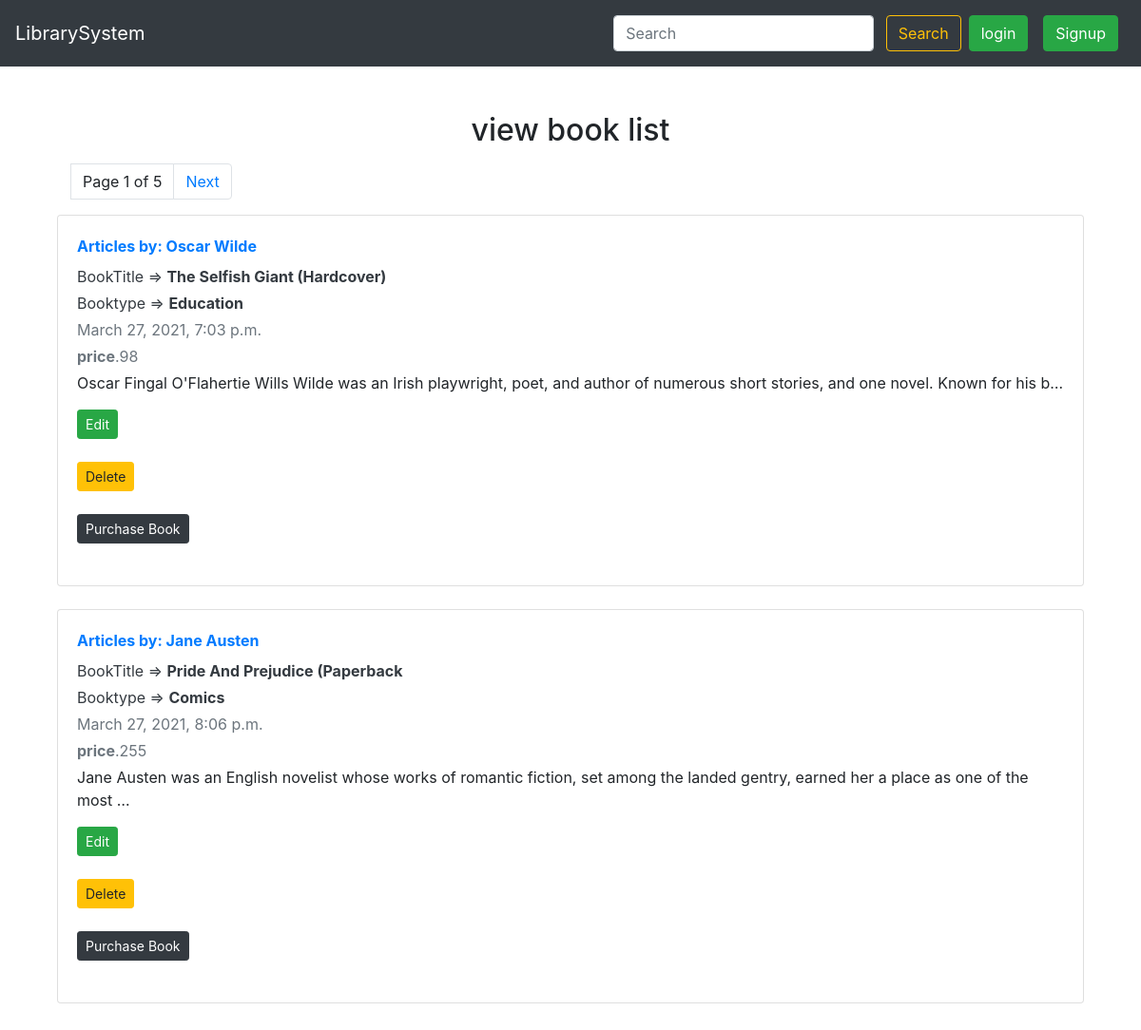
The app's page /viewbook with its own data.
### lib_app/models.py (models this page shows)
class Book(models.Model):
    catchoice= [
        ('education', 'Education'),
        ('entertainment', 'Entertainment'),
        ('comics', 'Comics'),
        ('biography', 'Biographie'),
        ('history', 'History'),
        ]
    bookid = models.AutoField(primary_key=True)
    name=models.CharField(max_length=30)
    author=models.CharField(max_length=40)
    category=models.CharField(max_length=30,choices=catchoice,default='Education')
    bookprice= models.DecimalField(decimal_places=0, max_digits=10000, null=True)
    bookdesc=models.TextField(max_length=500)
    timeStamp = models.DateTimeField(auto_now_add=True ,blank=True)
    require_date = models.DateTimeField(auto_now_add=True,blank=True, null=True)
    Tenatative_Return_Date = models.DateTimeField(auto_now_add=True,blank=True, null=True)
    def __str__(self):
        return str(self.name)

### lib_app/views.py (the view)
# urls.py: path('viewbook', views.viewbook, name='viewbook'),
def viewbook(request):
    post1 = Book.objects.all()
    print(post1)
    paginator = Paginator(post1, 2)
    page = request.GET.get('page')
    try:
        posts = paginator.page(page)
    except PageNotAnInteger:
        posts = paginator.page(1)
    except EmptyPage:
        posts = paginator.page(paginator.num_pages)
    return render(request, 'viewbook.html',{'page':page,'posts':posts})

### templates/viewbook.html (shortened to what this page needs)
{% extends 'base.html' %}
{% block body %}
<div class="container my-5">
<div class="container-fluid my-3">
    <h2 class="text-center my-3">view book list</h2>
{%	include	"pagination.html"	with	page=posts	%}
    {% for i in posts %}
    <div class="card flex-md-row mb-4 box-shadow h-md-250">
        <div class="card-body d-flex flex-column align-items-start">
            <strong class="d-inline-block mb-2 text-primary">Articles by: {{i.author}}</strong>
            <div class="mb-1 text-dark text-capitalize">bookTitle => <b>{{i.name}}</b></div>
            <div class="mb-1 text-dark text-capitalize">booktype => <b>{{i.category}}</b></div>
            <div class="mb-1 text-muted">{{i.timeStamp}}</div>
            <div class="mb-1 text-muted"><b>price</b>.{{i.bookprice}}</div>
            <p class="card-text mb-auto"><div class="preview">{{i.bookdesc|safe | truncatechars:137}}</div></p>
           <div class="edit"><a class="btn btn-success btn-sm mb-4" href="edit/{{i.bookid}}" role="button">Edit</a> </div>
           <div class="del"><a class="btn btn-warning btn-sm  " href="delete/{{i.bookid}}" role="button">Delete</a> </div>
            <a class="btn btn-dark bd btn-sm mb-4 mt-4" href="/purchasebook/{{i.bookid}}" role="button">Purchase Book</a>
        </div>
            </div>
    {% endfor %}
</div>
{% endblock body %}

### records on screen
Book: author "Oscar Wilde", name "The Selfish Giant (Hardcover)", category "Education", timeStamp "March 27, 2021, 7:03 p.m.", bookprice "98", bookdesc "Oscar Fingal O'Flahertie Wills Wilde was an Irish playwright, poet, and author of numerous short stories, and one novel. Known for his b…"
Book: author "Jane Austen", name "Pride And Prejudice (Paperback", category "Comics", timeStamp "March 27, 2021, 8:06 p.m.", bookprice "255", bookdesc "Jane Austen was an English novelist whose works of romantic fiction, set among the landed gentry, earned her a place as one of the most …"

### other values on screen
{{ page.number }} "1"
{{ page.paginator.num_pages }} "5"
